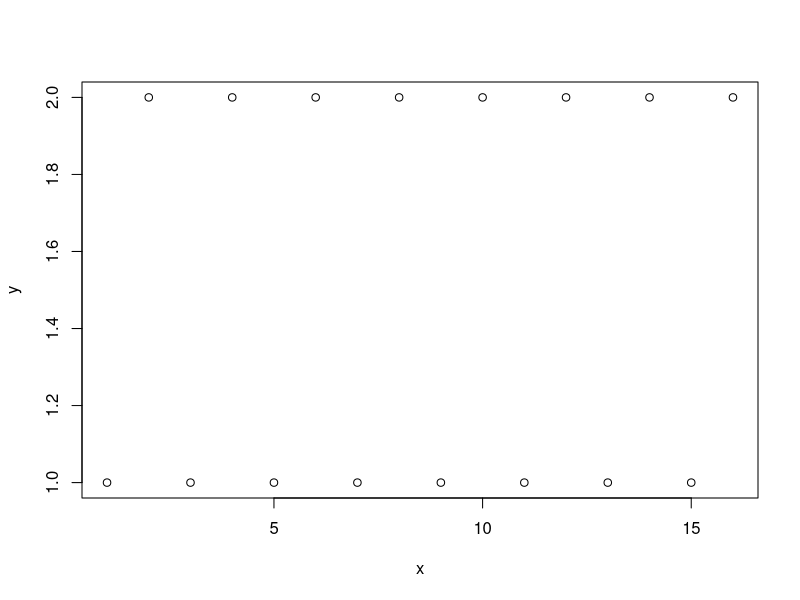
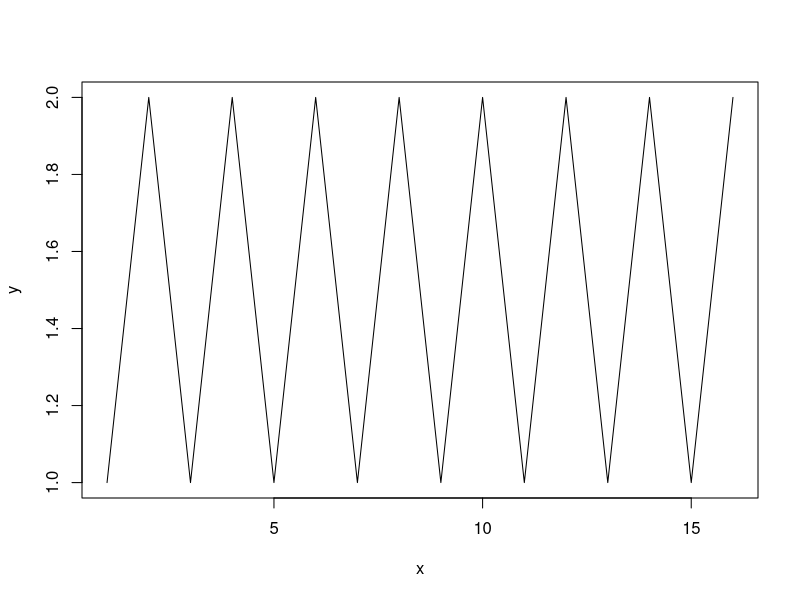
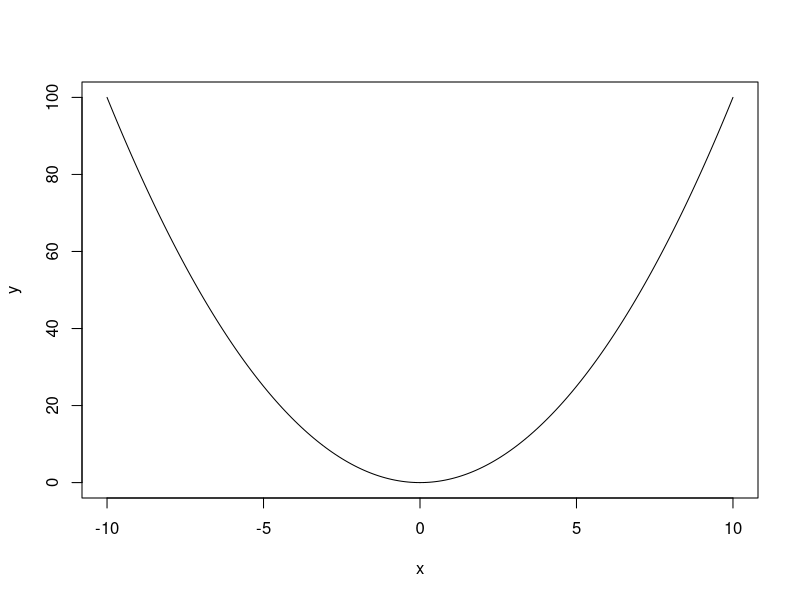
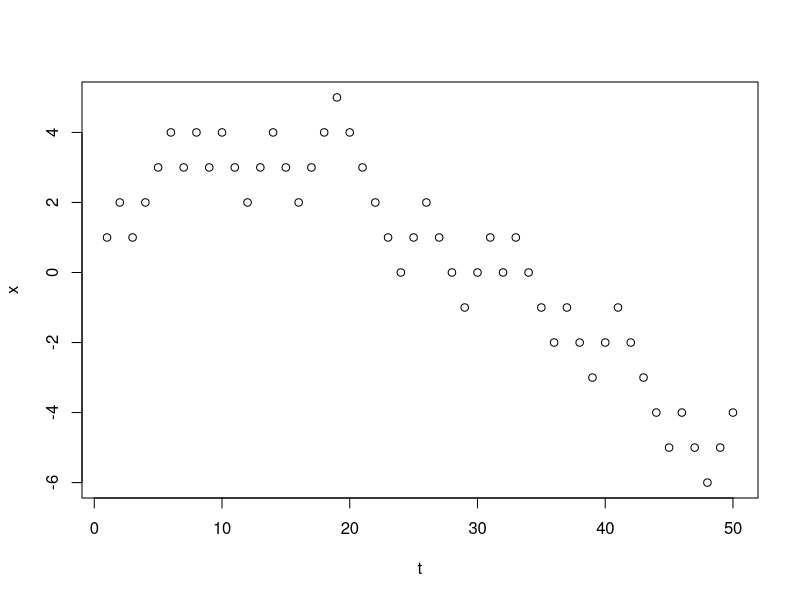
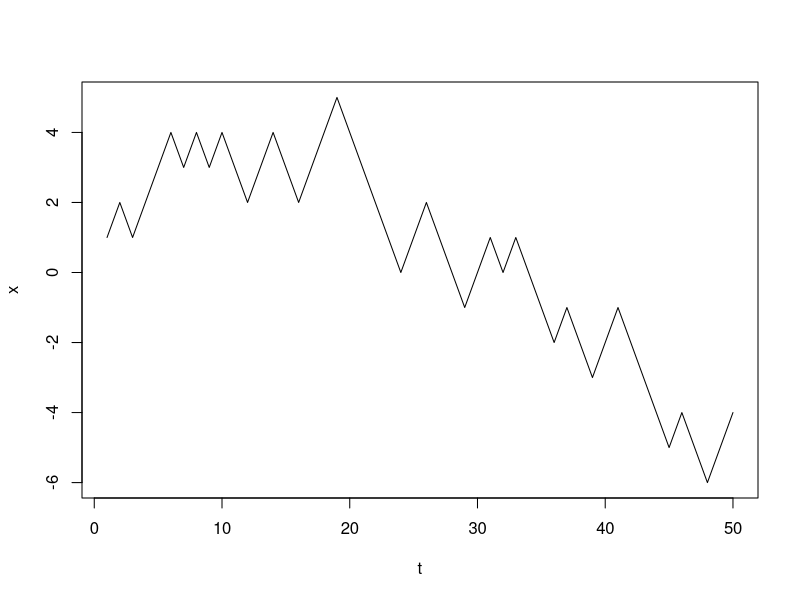
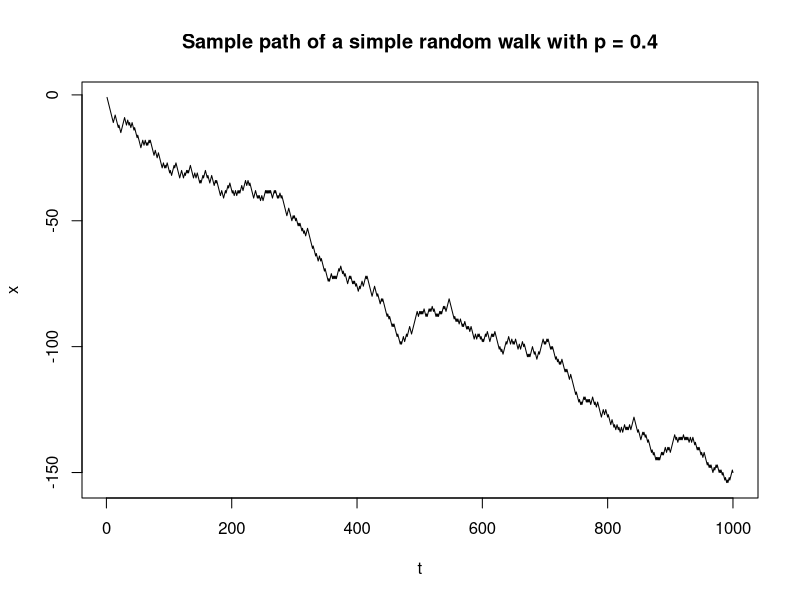
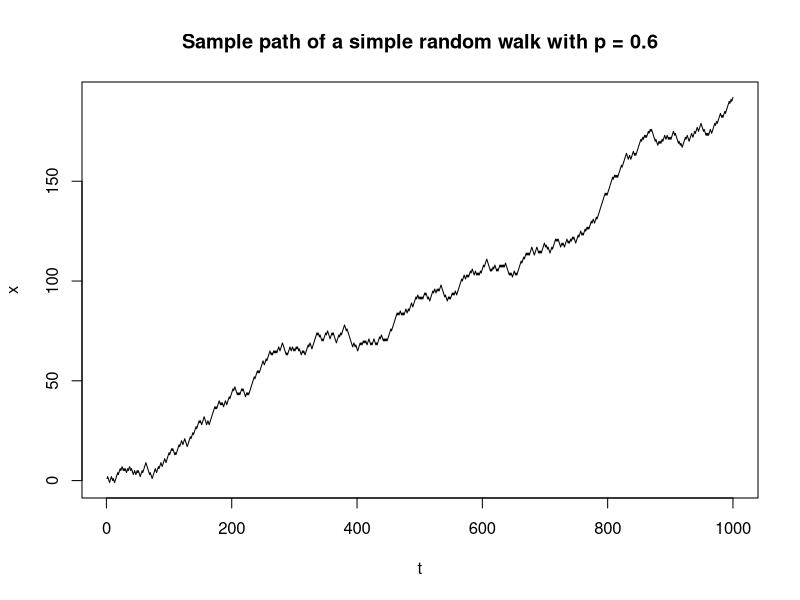

These figures' R source, in order:
## ---- chunk 1
#| echo: true
#| code-fold: false
1+2
## ---- chunk 2
#| echo: true
#| code-fold: false
2*3
## ---- chunk 3
#| echo: true
#| code-fold: false
2/3
## ---- chunk 4
#| echo: true
#| code-fold: false
2**3
## ---- chunk 5
#| echo: true
#| code-fold: false
5*2**3
## ---- chunk 6
#| echo: true
#| code-fold: false
4**2 == 2**4
## ---- chunk 7
#| echo: true
#| code-fold: false
24 ** 23 > 23 ** 24
## ---- chunk 8
#| echo: true
#| code-fold: false
c(2,7,4,1,3)
## ---- chunk 9
#| echo: true
#| code-fold: false
a <- c(2,7,4,1,3)
## ---- chunk 10
#| echo: true
#| code-fold: false
2*a
## ---- chunk 11
#| echo: true
#| code-fold: false
b <- c(5,10,20,15,10)
## ---- chunk 12
#| echo: true
#| code-fold: false
a*b
## ---- chunk 13
#| echo: true
#| code-fold: false
a**2
## ---- chunk 14
#| echo: true
#| code-fold: false
c(1,2) < c(2,3)
## ---- chunk 15
#| echo: true
#| code-fold: false
c(1,2) < c(1,3)
## ---- chunk 16
#| echo: true
#| code-fold: false
a**2 > 10
## ---- chunk 17
#| echo: true
#| code-fold: false
seq(7,94)
## ---- chunk 18
#| echo: true
#| code-fold: false
seq(7,94,2)
## ---- chunk 19
#| echo: true
#| code-fold: false
seq(1,10,0.2)
## ---- chunk 20
#| echo: true
#| code-fold: false
seq(from=1, to=10, by=0.2)
## ---- chunk 21
#| echo: true
#| code-fold: false
seq(to=10, from=1, by=0.2)
## ---- chunk 22
#| echo: true
#| code-fold: false
1:10
## ---- chunk 23
#| echo: true
#| code-fold: false
10:1
## ---- chunk 24
#| echo: true
#| code-fold: false
rep(1,10)
## ---- chunk 25
#| echo: true
#| code-fold: false
rep(1:3,5)
## ---- chunk 26
#| echo: true
#| code-fold: false
rep(seq(2,3,0.5), 4)
## ---- chunk 27
#| echo: true
#| code-fold: false
rep(1:3, each=5)
## ---- chunk 28
#| echo: true
#| code-fold: false
rep(seq(2,3,0.5), each=4)
## ---- chunk 29
#| echo: true
#| code-fold: false
a <- seq(1,10)
b <- sum(a)
b
## ---- chunk 30
#| echo: true
#| code-fold: false
a <- seq(1,10)
c <- cumsum(a)
c
## ---- chunk 31
x <- seq(1,6)
p <- rep(1/6, 6)
sum(x*p)
## ---- chunk 32
sum(p*(x-sum(x*p))**2)
## ---- chunk 33
x <- 1:2024
y <- cumsum(x)
sum(y>10**6)
## ---- chunk 34
#| echo: true
#| code-fold: false
a <- seq(2,20,2)
a[3]
## ---- chunk 35
#| echo: true
#| code-fold: false
a[3:5]
## ---- chunk 36
#| echo: true
#| code-fold: false
a[c(3,7,1)]
## ---- chunk 37
#| echo: true
#| code-fold: false
x <- 1:16
y <- rep(1:2,8)
plot(x,y)
## ---- chunk 38
#| echo: true
#| code-fold: false 
plot(x, y, type='l')
## ---- chunk 39
x <- seq(-10, 10, 0.1)
y <- x**2
plot(x,y, type='l')
## ---- chunk 40
#| echo: true
#| code-fold: false
n <- 10
z <- sample(x=c(-1,1),prob=c(1/2,1/2),size = n, replace = T)
z
## ---- chunk 41
#| echo: true
#| code-fold: false
z <- sample(x=c(-1,1),prob=c(1/2,1/2),size = n, replace = T)
z
## ---- chunk 42
set.seed(100)
n <- 50
z <- sample(x=c(-1,1),prob=c(1/2,1/2),size = n, replace = T)
x <- cumsum(z)
## ---- chunk 43
#| echo: true
#| code-fold: false
x[48]
## ---- chunk 44
abs(x[50])
## ---- chunk 45
#| echo: true
#| code-fold: false
t <- 1:n
plot(t,x)
## ---- chunk 46
#| echo: true
#| code-fold: false
plot(t,x,type='l')
## ---- chunk 47
#| echo: true
#| code-fold: false
SimpleRW <- function(p,n)
{
  z <- sample(x=c(-1,1),prob=c(1-p,p),size = n, replace = T)
  x <- cumsum(z)
  t <- 1:n
  plot(t,x,type='l',main=paste("Sample path of a simple random walk with p =",p))
}
## ---- chunk 48
SimpleRW(0.4,1000)
## ---- chunk 49
SimpleRW(0.6,1000)
